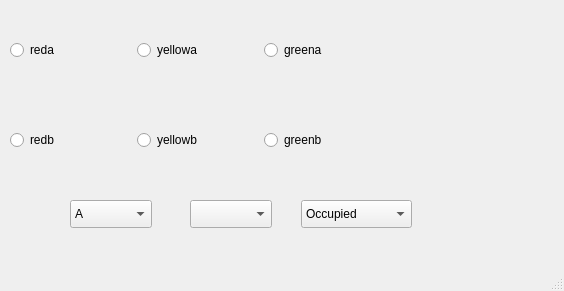
<?xml version="1.0" encoding="UTF-8"?>
<ui version="4.0">
 <class>testpopup</class>
 <widget class="QMainWindow" name="testpopup">
  <property name="geometry">
   <rect>
    <x>0</x>
    <y>0</y>
    <width>564</width>
    <height>291</height>
   </rect>
  </property>
  <property name="windowTitle">
   <string>MainWindow</string>
  </property>
  <widget class="QWidget" name="centralwidget">
   <widget class="QComboBox" name="sectionbox">
    <property name="geometry">
     <rect>
      <x>70</x>
      <y>200</y>
      <width>82</width>
      <height>28</height>
     </rect>
    </property>
    <item>
     <property name="text">
      <string>A</string>
     </property>
    </item>
    <item>
     <property name="text">
      <string>B</string>
     </property>
    </item>
    <item>
     <property name="text">
      <string>C</string>
     </property>
    </item>
    <item>
     <property name="text">
      <string>D</string>
     </property>
    </item>
    <item>
     <property name="text">
      <string>E</string>
     </property>
    </item>
    <item>
     <property name="text">
      <string>F</string>
     </property>
    </item>
    <item>
     <property name="text">
      <string>G</string>
     </property>
    </item>
    <item>
     <property name="text">
      <string>H</string>
     </property>
    </item>
    <item>
     <property name="text">
      <string>I</string>
     </property>
    </item>
    <item>
     <property name="text">
      <string>J</string>
     </property>
    </item>
   </widget>
   <widget class="QWidget" name="horizontalLayoutWidget">
    <property name="geometry">
     <rect>
      <x>10</x>
      <y>10</y>
      <width>375</width>
      <height>80</height>
     </rect>
    </property>
    <layout class="QHBoxLayout" name="horizontalLayout">
     <item>
      <widget class="QRadioButton" name="reda">
       <property name="text">
        <string>reda</string>
       </property>
      </widget>
     </item>
     <item>
      <widget class="QRadioButton" name="yellowa">
       <property name="text">
        <string>yellowa</string>
       </property>
      </widget>
     </item>
     <item>
      <widget class="QRadioButton" name="greena">
       <property name="text">
        <string>greena</string>
       </property>
      </widget>
     </item>
    </layout>
   </widget>
   <widget class="QComboBox" name="blockbox">
    <property name="geometry">
     <rect>
      <x>190</x>
      <y>200</y>
      <width>82</width>
      <height>28</height>
     </rect>
    </property>
   </widget>
   <widget class="QWidget" name="horizontalLayoutWidget_3">
    <property name="geometry">
     <rect>
      <x>10</x>
      <y>100</y>
      <width>375</width>
      <height>80</height>
     </rect>
    </property>
    <layout class="QHBoxLayout" name="horizontalLayout_3">
     <item>
      <widget class="QRadioButton" name="redb">
       <property name="text">
        <string>redb</string>
       </property>
      </widget>
     </item>
     <item>
      <widget class="QRadioButton" name="yellowb">
       <property name="text">
        <string>yellowb</string>
       </property>
      </widget>
     </item>
     <item>
      <widget class="QRadioButton" name="greenb">
       <property name="text">
        <string>greenb</string>
       </property>
      </widget>
     </item>
    </layout>
   </widget>
   <widget class="QComboBox" name="occupancybox">
    <property name="geometry">
     <rect>
      <x>301</x>
      <y>200</y>
      <width>111</width>
      <height>28</height>
     </rect>
    </property>
    <item>
     <property name="text">
      <string>Occupied</string>
     </property>
    </item>
    <item>
     <property name="text">
      <string>Unoccupied</string>
     </property>
    </item>
   </widget>
  </widget>
  <widget class="QMenuBar" name="menubar">
   <property name="geometry">
    <rect>
     <x>0</x>
     <y>0</y>
     <width>564</width>
     <height>25</height>
    </rect>
   </property>
  </widget>
  <widget class="QStatusBar" name="statusbar"/>
 </widget>
 <resources/>
 <connections/>
</ui>
